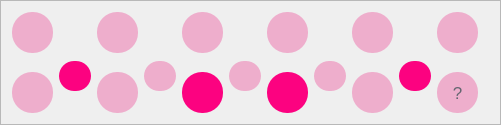
            <widget class="QFrame" name="frame_4">
             <property name="minimumSize">
              <size>
               <width>501</width>
               <height>110</height>
              </size>
             </property>
             <property name="styleSheet">
              <string notr="true"/>
             </property>
             <property name="frameShape">
              <enum>QFrame::StyledPanel</enum>
             </property>
             <property name="frameShadow">
              <enum>QFrame::Raised</enum>
             </property>
             <layout class="QGridLayout" name="gridLayout_4">
              <item row="3" column="7">
               <spacer name="horizontalSpacer_11">
                <property name="orientation">
                 <enum>Qt::Horizontal</enum>
                </property>
                <property name="sizeType">
                 <enum>QSizePolicy::Fixed</enum>
                </property>
                <property name="sizeHint" stdset="0">
                 <size>
                  <width>5</width>
                  <height>20</height>
                 </size>
                </property>
               </spacer>
              </item>
              <item row="3" column="5">
               <spacer name="horizontalSpacer_12">
                <property name="orientation">
                 <enum>Qt::Horizontal</enum>
                </property>
                <property name="sizeType">
                 <enum>QSizePolicy::Fixed</enum>
                </property>
                <property name="sizeHint" stdset="0">
                 <size>
                  <width>5</width>
                  <height>20</height>
                 </size>
                </property>
               </spacer>
              </item>
              <item row="3" column="9">
               <spacer name="horizontalSpacer_25">
                <property name="orientation">
                 <enum>Qt::Horizontal</enum>
                </property>
                <property name="sizeType">
                 <enum>QSizePolicy::Fixed</enum>
                </property>
                <property name="sizeHint" stdset="0">
                 <size>
                  <width>5</width>
                  <height>20</height>
                 </size>
                </property>
               </spacer>
              </item>
              <item row="3" column="1">
               <spacer name="horizontalSpacer_26">
                <property name="orientation">
                 <enum>Qt::Horizontal</enum>
                </property>
                <property name="sizeType">
                 <enum>QSizePolicy::Fixed</enum>
                </property>
                <property name="sizeHint" stdset="0">
                 <size>
                  <width>5</width>
                  <height>20</height>
                 </size>
                </property>
               </spacer>
              </item>
              <item row="3" column="3">
               <spacer name="horizontalSpacer_27">
                <property name="orientation">
                 <enum>Qt::Horizontal</enum>
                </property>
                <property name="sizeType">
                 <enum>QSizePolicy::Fixed</enum>
                </property>
                <property name="sizeHint" stdset="0">
                 <size>
                  <width>5</width>
                  <height>20</height>
                 </size>
                </property>
               </spacer>
              </item>
              <item row="1" column="0">
               <spacer name="verticalSpacer_15">
                <property name="orientation">
                 <enum>Qt::Vertical</enum>
                </property>
                <property name="sizeType">
                 <enum>QSizePolicy::Fixed</enum>
                </property>
                <property name="sizeHint" stdset="0">
                 <size>
                  <width>18</width>
                  <height>7</height>
                 </size>
                </property>
               </spacer>
              </item>
              <item row="1" column="6">
               <spacer name="verticalSpacer_16">
                <property name="orientation">
                 <enum>Qt::Vertical</enum>
                </property>
                <property name="sizeType">
                 <enum>QSizePolicy::Fixed</enum>
                </property>
                <property name="sizeHint" stdset="0">
                 <size>
                  <width>18</width>
                  <height>7</height>
                 </size>
                </property>
               </spacer>
              </item>
              <item row="1" column="7" rowspan="2">
               <widget class="QPushButton" name="pushButton_23">
                <property name="sizePolicy">
                 <sizepolicy hsizetype="Fixed" vsizetype="Fixed">
                  <horstretch>0</horstretch>
                  <verstretch>0</verstretch>
                 </sizepolicy>
                </property>
                <property name="minimumSize">
                 <size>
                  <width>30</width>
                  <height>30</height>
                 </size>
                </property>
                <property name="styleSheet">
                 <string notr="true">QPushButton {
background-color: rgb(238, 174, 204);
border-radius: 15px;
}

QPushButton:hover {
background-color: #FB6678;
border-radius: 15px;
}</string>
                </property>
                <property name="text">
                 <string/>
                </property>
               </widget>
              </item>
              <item row="1" column="8">
               <spacer name="verticalSpacer_17">
                <property name="orientation">
                 <enum>Qt::Vertical</enum>
                </property>
                <property name="sizeType">
                 <enum>QSizePolicy::Fixed</enum>
                </property>
                <property name="sizeHint" stdset="0">
                 <size>
                  <width>18</width>
                  <height>7</height>
                 </size>
                </property>
               </spacer>
              </item>
              <item row="1" column="9" rowspan="2">
               <widget class="QPushButton" name="pushButton_40">
                <property name="sizePolicy">
                 <sizepolicy hsizetype="Fixed" vsizetype="Fixed">
                  <horstretch>0</horstretch>
                  <verstretch>0</verstretch>
                 </sizepolicy>
                </property>
                <property name="minimumSize">
                 <size>
                  <width>30</width>
                  <height>30</height>
                 </size>
                </property>
                <property name="styleSheet">
                 <string notr="true">QPushButton {
background-color: rgb(252, 2, 128);
border-radius: 15px;
}

QPushButton:hover {
background-color: #FB6678;
border-radius: 15px;
}</string>
                </property>
                <property name="text">
                 <string/>
                </property>
               </widget>
              </item>
              <item row="1" column="5" rowspan="2">
               <widget class="QPushButton" name="pushButton_41">
                <property name="sizePolicy">
                 <sizepolicy hsizetype="Fixed" vsizetype="Fixed">
                  <horstretch>0</horstretch>
                  <verstretch>0</verstretch>
                 </sizepolicy>
                </property>
                <property name="minimumSize">
                 <size>
                  <width>30</width>
                  <height>30</height>
                 </size>
                </property>
                <property name="styleSheet">
                 <string notr="true">QPushButton {
background-color: rgb(238, 174, 204);
border-radius: 15px;
}

QPushButton:hover {
background-color: #FB6678;
border-radius: 15px;
}</string>
                </property>
                <property name="text">
                 <string/>
                </property>
               </widget>
              </item>
              <item row="1" column="10">
               <spacer name="verticalSpacer_18">
                <property name="orientation">
                 <enum>Qt::Vertical</enum>
                </property>
                <property name="sizeType">
                 <enum>QSizePolicy::Fixed</enum>
                </property>
                <property name="sizeHint" stdset="0">
                 <size>
                  <width>18</width>
                  <height>7</height>
                 </size>
                </property>
               </spacer>
              </item>
              <item row="2" column="0" rowspan="2">
               <widget class="QPushButton" name="pushButton_42">
                <property name="sizePolicy">
                 <sizepolicy hsizetype="Fixed" vsizetype="Fixed">
                  <horstretch>0</horstretch>
                  <verstretch>0</verstretch>
                 </sizepolicy>
                </property>
                <property name="minimumSize">
                 <size>
                  <width>41</width>
                  <height>41</height>
                 </size>
                </property>
                <property name="styleSheet">
                 <string notr="true">QPushButton {
background-color: rgb(238, 174, 204);
border-radius: 20px;
}

QPushButton:hover {
background-color: #0177FB;
border-radius: 20px;
}</string>
                </property>
                <property name="text">
                 <string/>
                </property>
               </widget>
              </item>
              <item row="2" column="2" rowspan="2">
               <widget class="QPushButton" name="pushButton_43">
                <property name="sizePolicy">
                 <sizepolicy hsizetype="Fixed" vsizetype="Fixed">
                  <horstretch>0</horstretch>
                  <verstretch>0</verstretch>
                 </sizepolicy>
                </property>
                <property name="minimumSize">
                 <size>
                  <width>41</width>
                  <height>41</height>
                 </size>
                </property>
                <property name="styleSheet">
                 <string notr="true">QPushButton {
background-color: rgb(238, 174, 204);
border-radius: 20px;
}

QPushButton:hover {
background-color: #FB6678;
border-radius: 20px;
}</string>
                </property>
                <property name="text">
                 <string/>
                </property>
               </widget>
              </item>
              <item row="1" column="2">
               <spacer name="verticalSpacer_19">
                <property name="orientation">
                 <enum>Qt::Vertical</enum>
                </property>
                <property name="sizeType">
                 <enum>QSizePolicy::Fixed</enum>
                </property>
                <property name="sizeHint" stdset="0">
                 <size>
                  <width>18</width>
                  <height>7</height>
                 </size>
                </property>
               </spacer>
              </item>
              <item row="2" column="4" rowspan="2">
               <widget class="QPushButton" name="pushButton_44">
                <property name="sizePolicy">
                 <sizepolicy hsizetype="Fixed" vsizetype="Fixed">
                  <horstretch>0</horstretch>
                  <verstretch>0</verstretch>
                 </sizepolicy>
                </property>
                <property name="minimumSize">
                 <size>
                  <width>41</width>
                  <height>41</height>
                 </size>
                </property>
                <property name="styleSheet">
                 <string notr="true">QPushButton {
background-color: rgb(252, 2, 128);
border-radius: 20px;
}

QPushButton:hover {
background-color: #74CE8B;
border-radius: 20px;
}</string>
                </property>
                <property name="text">
                 <string/>
                </property>
               </widget>
              </item>
              <item row="2" column="6" rowspan="2">
               <widget class="QPushButton" name="pushButton_45">
                <property name="sizePolicy">
                 <sizepolicy hsizetype="Fixed" vsizetype="Fixed">
                  <horstretch>0</horstretch>
                  <verstretch>0</verstretch>
                 </sizepolicy>
                </property>
                <property name="minimumSize">
                 <size>
                  <width>41</width>
                  <height>41</height>
                 </size>
                </property>
                <property name="styleSheet">
                 <string notr="true">QPushButton {
background-color: rgb(252, 2, 128);
border-radius: 20px;
}

QPushButton:hover {
background-color: #0177FB;
border-radius: 20px;
}</string>
                </property>
                <property name="text">
                 <string/>
                </property>
               </widget>
              </item>
              <item row="1" column="4">
               <spacer name="verticalSpacer_20">
                <property name="orientation">
                 <enum>Qt::Vertical</enum>
                </property>
                <property name="sizeType">
                 <enum>QSizePolicy::Fixed</enum>
                </property>
                <property name="sizeHint" stdset="0">
                 <size>
                  <width>18</width>
                  <height>7</height>
                 </size>
                </property>
               </spacer>
              </item>
              <item row="2" column="8" rowspan="2">
               <widget class="QPushButton" name="pushButton_46">
                <property name="sizePolicy">
                 <sizepolicy hsizetype="Fixed" vsizetype="Fixed">
                  <horstretch>0</horstretch>
                  <verstretch>0</verstretch>
                 </sizepolicy>
                </property>
                <property name="minimumSize">
                 <size>
                  <width>41</width>
                  <height>41</height>
                 </size>
                </property>
                <property name="styleSheet">
                 <string notr="true">QPushButton {
background-color: rgb(238, 174, 204);
border-radius: 20px;
}

QPushButton:hover {
background-color: #FB6678;
border-radius: 20px;
}</string>
                </property>
                <property name="text">
                 <string/>
                </property>
               </widget>
              </item>
              <item row="1" column="3" rowspan="2">
               <widget class="QPushButton" name="pushButton_47">
                <property name="sizePolicy">
                 <sizepolicy hsizetype="Fixed" vsizetype="Fixed">
                  <horstretch>0</horstretch>
                  <verstretch>0</verstretch>
                 </sizepolicy>
                </property>
                <property name="minimumSize">
                 <size>
                  <width>30</width>
                  <height>30</height>
                 </size>
                </property>
                <property name="styleSheet">
                 <string notr="true">QPushButton {
background-color: rgb(238, 174, 204);
border-radius: 15px;
}

QPushButton:hover {
background-color: #74CE8B;
border-radius: 15px;
}</string>
                </property>
                <property name="text">
                 <string/>
                </property>
               </widget>
              </item>
              <item row="2" column="10" rowspan="2">
               <widget class="QPushButton" name="faqs_btn">
                <property name="sizePolicy">
                 <sizepolicy hsizetype="Fixed" vsizetype="Fixed">
                  <horstretch>0</horstretch>
                  <verstretch>0</verstretch>
                 </sizepolicy>
                </property>
                <property name="minimumSize">
                 <size>
                  <width>41</width>
                  <height>41</height>
                 </size>
                </property>
                <property name="font">
                 <font>
                  <pointsize>13</pointsize>
                 </font>
                </property>
                <property name="cursor">
                 <cursorShape>PointingHandCursor</cursorShape>
                </property>
                <property name="styleSheet">
                 <string notr="true">QPushButton {
background-color: rgb(238, 174, 204);
	color: rgb(100, 102, 112);
border-radius: 20px;
}

QPushButton:hover {
background-color: rgb(252, 2, 128);
color: rgb(255, 255, 255);
border-radius: 20px;
}</string>
                </property>
                <property name="text">
                 <string>?</string>
                </property>
               </widget>
              </item>
              <item row="0" column="2">
               <widget class="QPushButton" name="pushButton_49">
                <property name="sizePolicy">
                 <sizepolicy hsizetype="Fixed" vsizetype="Fixed">
                  <horstretch>0</horstretch>
                  <verstretch>0</verstretch>
                 </sizepolicy>
                </property>
                <property name="minimumSize">
                 <size>
                  <width>41</width>
                  <height>41</height>
                 </size>
                </property>
                <property name="styleSheet">
                 <string notr="true">QPushButton {
background-color: rgb(238, 174, 204);
border-radius: 20px;
}

QPushButton:hover {
background-color: #74CE8B;
border-radius: 20px;
}</string>
                </property>
                <property name="text">
                 <string/>
                </property>
               </widget>
              </item>
              <item row="0" column="3">
               <spacer name="horizontalSpacer_28">
                <property name="orientation">
                 <enum>Qt::Horizontal</enum>
                </property>
                <property name="sizeType">
                 <enum>QSizePolicy::Fixed</enum>
                </property>
                <property name="sizeHint" stdset="0">
                 <size>
                  <width>5</width>
                  <height>20</height>
                 </size>
                </property>
               </spacer>
              </item>
              <item row="0" column="6">
               <widget class="QPushButton" name="pushButton_50">
                <property name="sizePolicy">
                 <sizepolicy hsizetype="Fixed" vsizetype="Fixed">
                  <horstretch>0</horstretch>
                  <verstretch>0</verstretch>
                 </sizepolicy>
                </property>
                <property name="minimumSize">
                 <size>
                  <width>41</width>
                  <height>41</height>
                 </size>
                </property>
                <property name="styleSheet">
                 <string notr="true">QPushButton {
background-color: rgb(238, 174, 204);
border-radius: 20px;
}

QPushButton:hover {
background-color: #74CE8B;
border-radius: 20px;
}</string>
                </property>
                <property name="text">
                 <string/>
                </property>
               </widget>
              </item>
              <item row="0" column="8">
               <widget class="QPushButton" name="pushButton_51">
                <property name="sizePolicy">
                 <sizepolicy hsizetype="Fixed" vsizetype="Fixed">
                  <horstretch>0</horstretch>
                  <verstretch>0</verstretch>
                 </sizepolicy>
                </property>
                <property name="minimumSize">
                 <size>
                  <width>41</width>
                  <height>41</height>
                 </size>
                </property>
                <property name="styleSheet">
                 <string notr="true">QPushButton {
background-color: rgb(238, 174, 204);
border-radius: 20px;
}

QPushButton:hover {
background-color: #0177FB;
border-radius: 20px;
}</string>
                </property>
                <property name="text">
                 <string/>
                </property>
               </widget>
              </item>
              <item row="0" column="5">
               <spacer name="horizontalSpacer_29">
                <property name="orientation">
                 <enum>Qt::Horizontal</enum>
                </property>
                <property name="sizeType">
                 <enum>QSizePolicy::Fixed</enum>
                </property>
                <property name="sizeHint" stdset="0">
                 <size>
                  <width>5</width>
                  <height>20</height>
                 </size>
                </property>
               </spacer>
              </item>
              <item row="0" column="7">
               <spacer name="horizontalSpacer_30">
                <property name="orientation">
                 <enum>Qt::Horizontal</enum>
                </property>
                <property name="sizeType">
                 <enum>QSizePolicy::Fixed</enum>
                </property>
                <property name="sizeHint" stdset="0">
                 <size>
                  <width>5</width>
                  <height>20</height>
                 </size>
                </property>
               </spacer>
              </item>
              <item row="0" column="9">
               <spacer name="horizontalSpacer_31">
                <property name="orientation">
                 <enum>Qt::Horizontal</enum>
                </property>
                <property name="sizeType">
                 <enum>QSizePolicy::Fixed</enum>
                </property>
                <property name="sizeHint" stdset="0">
                 <size>
                  <width>5</width>
                  <height>20</height>
                 </size>
                </property>
               </spacer>
              </item>
              <item row="0" column="10">
               <widget class="QPushButton" name="pushButton_52">
                <property name="sizePolicy">
                 <sizepolicy hsizetype="Fixed" vsizetype="Fixed">
                  <horstretch>0</horstretch>
                  <verstretch>0</verstretch>
                 </sizepolicy>
                </property>
                <property name="minimumSize">
                 <size>
                  <width>41</width>
                  <height>41</height>
                 </size>
                </property>
                <property name="styleSheet">
                 <string notr="true">QPushButton {
background-color: rgb(238, 174, 204);
border-radius: 20px;
}

QPushButton:hover {
background-color: #74CE8B;
border-radius: 20px;
}</string>
                </property>
                <property name="text">
                 <string/>
                </property>
               </widget>
              </item>
              <item row="0" column="0">
               <widget class="QPushButton" name="pushButton_53">
                <property name="sizePolicy">
                 <sizepolicy hsizetype="Fixed" vsizetype="Fixed">
                  <horstretch>0</horstretch>
                  <verstretch>0</verstretch>
                 </sizepolicy>
                </property>
                <property name="minimumSize">
                 <size>
                  <width>41</width>
                  <height>41</height>
                 </size>
                </property>
                <property name="styleSheet">
                 <string notr="true">QPushButton {
background-color: rgb(238, 174, 204);
border-radius: 20px;
}

QPushButton:hover {
background-color: #0177FB;
border-radius: 20px;
}</string>
                </property>
                <property name="text">
                 <string/>
                </property>
               </widget>
              </item>
              <item row="0" column="1">
               <spacer name="horizontalSpacer_32">
                <property name="orientation">
                 <enum>Qt::Horizontal</enum>
                </property>
                <property name="sizeType">
                 <enum>QSizePolicy::Fixed</enum>
                </property>
                <property name="sizeHint" stdset="0">
                 <size>
                  <width>5</width>
                  <height>20</height>
                 </size>
                </property>
               </spacer>
              </item>
              <item row="0" column="4">
               <widget class="QPushButton" name="pushButton_54">
                <property name="minimumSize">
                 <size>
                  <width>41</width>
                  <height>41</height>
                 </size>
                </property>
                <property name="styleSheet">
                 <string notr="true">QPushButton {
background-color: rgb(238, 174, 204);
border-radius: 20px;
}

QPushButton:hover {
background-color: #0177FB;
border-radius: 20px;
}</string>
                </property>
                <property name="text">
                 <string/>
                </property>
               </widget>
              </item>
              <item row="1" column="1" rowspan="2">
               <widget class="QPushButton" name="pushButton_55">
                <property name="sizePolicy">
                 <sizepolicy hsizetype="Fixed" vsizetype="Fixed">
                  <horstretch>0</horstretch>
                  <verstretch>0</verstretch>
                 </sizepolicy>
                </property>
                <property name="minimumSize">
                 <size>
                  <width>30</width>
                  <height>30</height>
                 </size>
                </property>
                <property name="styleSheet">
                 <string notr="true">QPushButton {
background-color: rgb(252, 2, 128);
border-radius: 15px;
}

QPushButton:hover {
background-color: #FB6678;
border-radius: 15px;
}</string>
                </property>
                <property name="text">
                 <string/>
                </property>
               </widget>
              </item>
             </layout>
            </widget>
